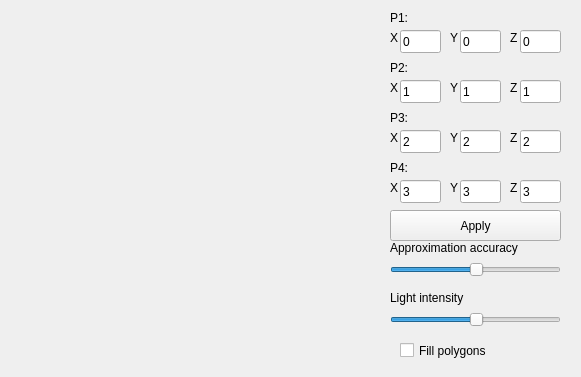
<?xml version="1.0" encoding="UTF-8"?>
<ui version="4.0">
 <class>MainWindow</class>
 <widget class="QMainWindow" name="MainWindow">
  <property name="geometry">
   <rect>
    <x>0</x>
    <y>0</y>
    <width>581</width>
    <height>377</height>
   </rect>
  </property>
  <property name="windowTitle">
   <string>KG_TISHIN</string>
  </property>
  <widget class="QWidget" name="centralWidget">
   <widget class="GLWidget" name="widget" native="true">
    <property name="geometry">
     <rect>
      <x>10</x>
      <y>10</y>
      <width>371</width>
      <height>351</height>
     </rect>
    </property>
   </widget>
   <widget class="QLabel" name="label_4">
    <property name="geometry">
     <rect>
      <x>390</x>
      <y>240</y>
      <width>171</width>
      <height>16</height>
     </rect>
    </property>
    <property name="text">
     <string>Approximation accuracy</string>
    </property>
   </widget>
   <widget class="QSlider" name="SliderApproximation">
    <property name="geometry">
     <rect>
      <x>390</x>
      <y>260</y>
      <width>171</width>
      <height>20</height>
     </rect>
    </property>
    <property name="value">
     <number>50</number>
    </property>
    <property name="orientation">
     <enum>Qt::Horizontal</enum>
    </property>
    <property name="tickPosition">
     <enum>QSlider::NoTicks</enum>
    </property>
    <property name="tickInterval">
     <number>0</number>
    </property>
   </widget>
   <widget class="QCheckBox" name="isPolyFill">
    <property name="geometry">
     <rect>
      <x>400</x>
      <y>340</y>
      <width>171</width>
      <height>21</height>
     </rect>
    </property>
    <property name="text">
     <string>Fill polygons</string>
    </property>
   </widget>
   <widget class="QLabel" name="label_5">
    <property name="geometry">
     <rect>
      <x>390</x>
      <y>290</y>
      <width>171</width>
      <height>16</height>
     </rect>
    </property>
    <property name="text">
     <string>Light intensity</string>
    </property>
   </widget>
   <widget class="QSlider" name="SliderLight">
    <property name="geometry">
     <rect>
      <x>390</x>
      <y>310</y>
      <width>171</width>
      <height>20</height>
     </rect>
    </property>
    <property name="value">
     <number>50</number>
    </property>
    <property name="orientation">
     <enum>Qt::Horizontal</enum>
    </property>
    <property name="tickPosition">
     <enum>QSlider::NoTicks</enum>
    </property>
    <property name="tickInterval">
     <number>0</number>
    </property>
   </widget>
   <widget class="QLabel" name="label">
    <property name="geometry">
     <rect>
      <x>390</x>
      <y>10</y>
      <width>61</width>
      <height>15</height>
     </rect>
    </property>
    <property name="text">
     <string>P1:</string>
    </property>
   </widget>
   <widget class="QLabel" name="label_2">
    <property name="geometry">
     <rect>
      <x>390</x>
      <y>30</y>
      <width>16</width>
      <height>16</height>
     </rect>
    </property>
    <property name="text">
     <string>X</string>
    </property>
   </widget>
   <widget class="QLineEdit" name="p1x">
    <property name="geometry">
     <rect>
      <x>400</x>
      <y>30</y>
      <width>41</width>
      <height>23</height>
     </rect>
    </property>
    <property name="text">
     <string>0</string>
    </property>
   </widget>
   <widget class="QLabel" name="label_3">
    <property name="geometry">
     <rect>
      <x>450</x>
      <y>30</y>
      <width>16</width>
      <height>16</height>
     </rect>
    </property>
    <property name="text">
     <string>Y</string>
    </property>
   </widget>
   <widget class="QLineEdit" name="p1y">
    <property name="geometry">
     <rect>
      <x>460</x>
      <y>30</y>
      <width>41</width>
      <height>23</height>
     </rect>
    </property>
    <property name="text">
     <string>0</string>
    </property>
   </widget>
   <widget class="QLabel" name="label_6">
    <property name="geometry">
     <rect>
      <x>510</x>
      <y>30</y>
      <width>16</width>
      <height>16</height>
     </rect>
    </property>
    <property name="text">
     <string>Z</string>
    </property>
   </widget>
   <widget class="QLineEdit" name="p1z">
    <property name="geometry">
     <rect>
      <x>520</x>
      <y>30</y>
      <width>41</width>
      <height>23</height>
     </rect>
    </property>
    <property name="text">
     <string>0</string>
    </property>
   </widget>
   <widget class="QLabel" name="label_7">
    <property name="geometry">
     <rect>
      <x>390</x>
      <y>80</y>
      <width>16</width>
      <height>16</height>
     </rect>
    </property>
    <property name="text">
     <string>X</string>
    </property>
   </widget>
   <widget class="QLabel" name="label_8">
    <property name="geometry">
     <rect>
      <x>450</x>
      <y>80</y>
      <width>16</width>
      <height>16</height>
     </rect>
    </property>
    <property name="text">
     <string>Y</string>
    </property>
   </widget>
   <widget class="QLineEdit" name="p2y">
    <property name="geometry">
     <rect>
      <x>460</x>
      <y>80</y>
      <width>41</width>
      <height>23</height>
     </rect>
    </property>
    <property name="text">
     <string>1</string>
    </property>
   </widget>
   <widget class="QLabel" name="label_9">
    <property name="geometry">
     <rect>
      <x>390</x>
      <y>60</y>
      <width>61</width>
      <height>15</height>
     </rect>
    </property>
    <property name="text">
     <string>P2:</string>
    </property>
   </widget>
   <widget class="QLabel" name="label_10">
    <property name="geometry">
     <rect>
      <x>510</x>
      <y>80</y>
      <width>16</width>
      <height>16</height>
     </rect>
    </property>
    <property name="text">
     <string>Z</string>
    </property>
   </widget>
   <widget class="QLineEdit" name="p2x">
    <property name="geometry">
     <rect>
      <x>400</x>
      <y>80</y>
      <width>41</width>
      <height>23</height>
     </rect>
    </property>
    <property name="text">
     <string>1</string>
    </property>
   </widget>
   <widget class="QLineEdit" name="p2z">
    <property name="geometry">
     <rect>
      <x>520</x>
      <y>80</y>
      <width>41</width>
      <height>23</height>
     </rect>
    </property>
    <property name="text">
     <string>1</string>
    </property>
   </widget>
   <widget class="QLabel" name="label_11">
    <property name="geometry">
     <rect>
      <x>390</x>
      <y>130</y>
      <width>16</width>
      <height>16</height>
     </rect>
    </property>
    <property name="text">
     <string>X</string>
    </property>
   </widget>
   <widget class="QLabel" name="label_12">
    <property name="geometry">
     <rect>
      <x>450</x>
      <y>130</y>
      <width>16</width>
      <height>16</height>
     </rect>
    </property>
    <property name="text">
     <string>Y</string>
    </property>
   </widget>
   <widget class="QLineEdit" name="p3y">
    <property name="geometry">
     <rect>
      <x>460</x>
      <y>130</y>
      <width>41</width>
      <height>23</height>
     </rect>
    </property>
    <property name="text">
     <string>2</string>
    </property>
   </widget>
   <widget class="QLabel" name="label_13">
    <property name="geometry">
     <rect>
      <x>390</x>
      <y>110</y>
      <width>61</width>
      <height>15</height>
     </rect>
    </property>
    <property name="text">
     <string>P3:</string>
    </property>
   </widget>
   <widget class="QLabel" name="label_14">
    <property name="geometry">
     <rect>
      <x>510</x>
      <y>130</y>
      <width>16</width>
      <height>16</height>
     </rect>
    </property>
    <property name="text">
     <string>Z</string>
    </property>
   </widget>
   <widget class="QLineEdit" name="p3x">
    <property name="geometry">
     <rect>
      <x>400</x>
      <y>130</y>
      <width>41</width>
      <height>23</height>
     </rect>
    </property>
    <property name="text">
     <string>2</string>
    </property>
   </widget>
   <widget class="QLineEdit" name="p3z">
    <property name="geometry">
     <rect>
      <x>520</x>
      <y>130</y>
      <width>41</width>
      <height>23</height>
     </rect>
    </property>
    <property name="text">
     <string>2</string>
    </property>
   </widget>
   <widget class="QPushButton" name="Apply">
    <property name="geometry">
     <rect>
      <x>390</x>
      <y>210</y>
      <width>171</width>
      <height>31</height>
     </rect>
    </property>
    <property name="text">
     <string>Apply</string>
    </property>
   </widget>
   <widget class="QLabel" name="label_15">
    <property name="geometry">
     <rect>
      <x>450</x>
      <y>180</y>
      <width>16</width>
      <height>16</height>
     </rect>
    </property>
    <property name="text">
     <string>Y</string>
    </property>
   </widget>
   <widget class="QLabel" name="label_16">
    <property name="geometry">
     <rect>
      <x>510</x>
      <y>180</y>
      <width>16</width>
      <height>16</height>
     </rect>
    </property>
    <property name="text">
     <string>Z</string>
    </property>
   </widget>
   <widget class="QLabel" name="label_17">
    <property name="geometry">
     <rect>
      <x>390</x>
      <y>160</y>
      <width>61</width>
      <height>15</height>
     </rect>
    </property>
    <property name="text">
     <string>P4:</string>
    </property>
   </widget>
   <widget class="QLabel" name="label_18">
    <property name="geometry">
     <rect>
      <x>390</x>
      <y>180</y>
      <width>16</width>
      <height>16</height>
     </rect>
    </property>
    <property name="text">
     <string>X</string>
    </property>
   </widget>
   <widget class="QLineEdit" name="p4y">
    <property name="geometry">
     <rect>
      <x>460</x>
      <y>180</y>
      <width>41</width>
      <height>23</height>
     </rect>
    </property>
    <property name="text">
     <string>3</string>
    </property>
   </widget>
   <widget class="QLineEdit" name="p4x">
    <property name="geometry">
     <rect>
      <x>400</x>
      <y>180</y>
      <width>41</width>
      <height>23</height>
     </rect>
    </property>
    <property name="text">
     <string>3</string>
    </property>
   </widget>
   <widget class="QLineEdit" name="p4z">
    <property name="geometry">
     <rect>
      <x>520</x>
      <y>180</y>
      <width>41</width>
      <height>23</height>
     </rect>
    </property>
    <property name="text">
     <string>3</string>
    </property>
   </widget>
  </widget>
 </widget>
 <layoutdefault spacing="6" margin="11"/>
 <customwidgets>
  <customwidget>
   <class>GLWidget</class>
   <extends>QWidget</extends>
   <header>glwidget.h</header>
   <container>1</container>
  </customwidget>
 </customwidgets>
 <resources/>
 <connections/>
</ui>
